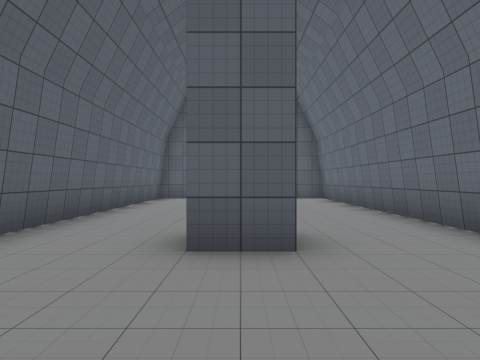
view 1 (above)

24 first-person views from a walk through a scene from a Unity 3-D project. The camera is 1.3 m above the floor, looks level and sees 70° across. Doors are open. The floor is counted in squares, 2 m on a side. Each view is taken from the middle of a square. On the plan, view 1 faces up. The plan holds only what a view shows up to about 10 squares ahead; the rest is blank. The place goes on beyond the plan. The player character is not drawn. Some surface patterns are stand-ins.

view 2
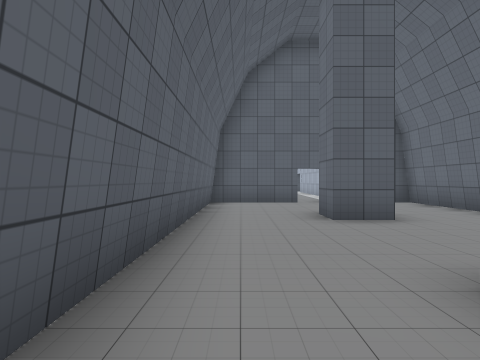

view 3
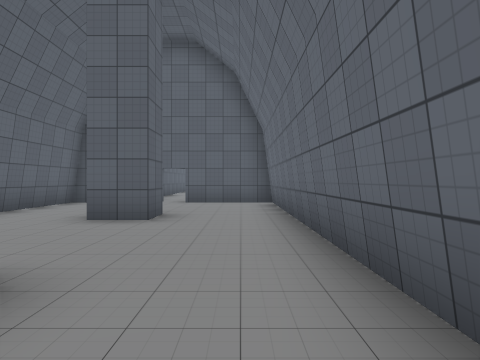

view 4
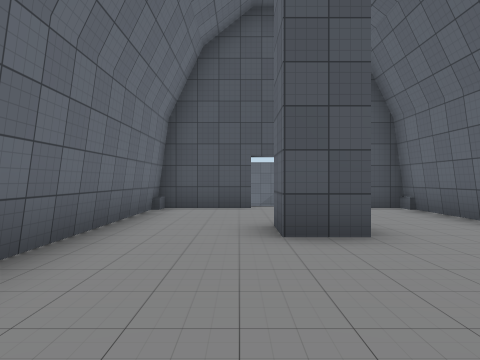

view 5
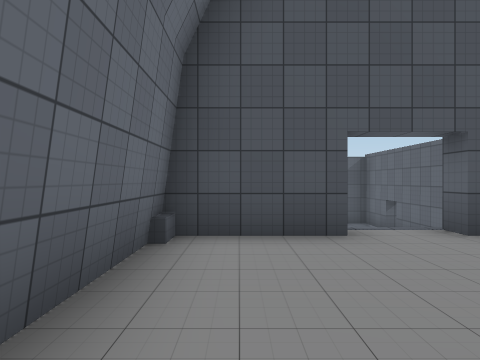

view 6
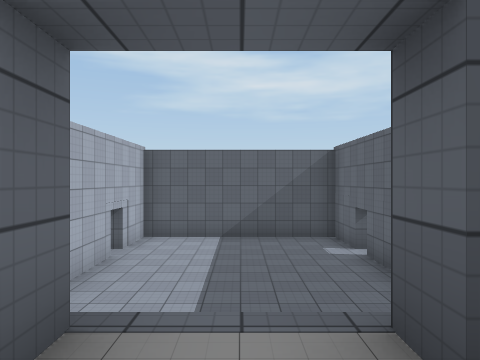

view 7
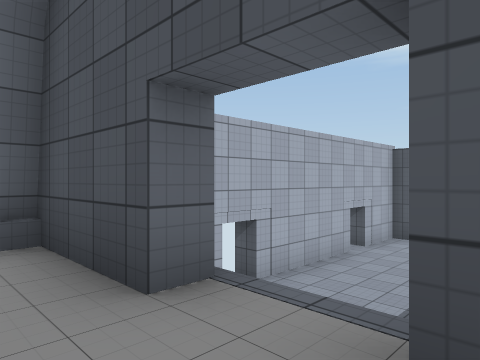

view 8
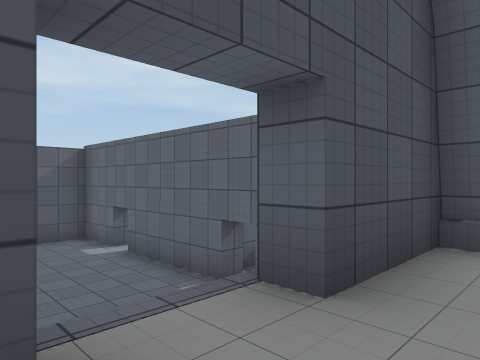

view 9
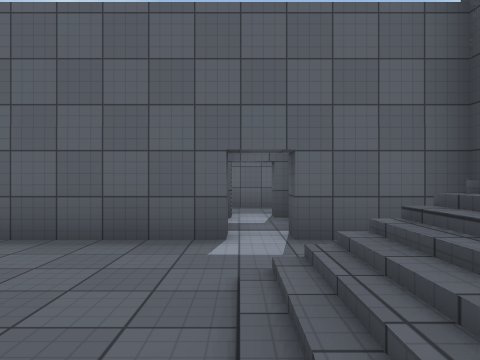

view 10
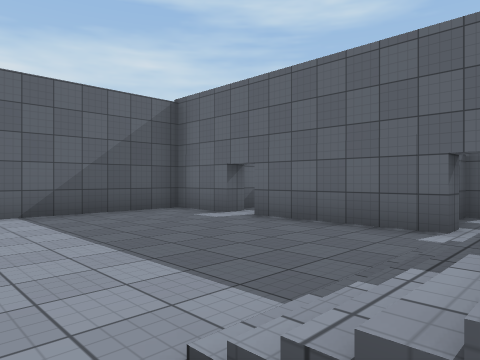

view 11
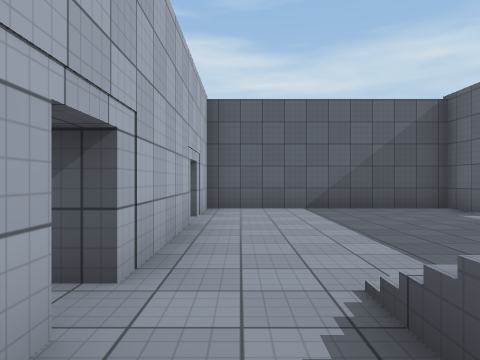

view 12
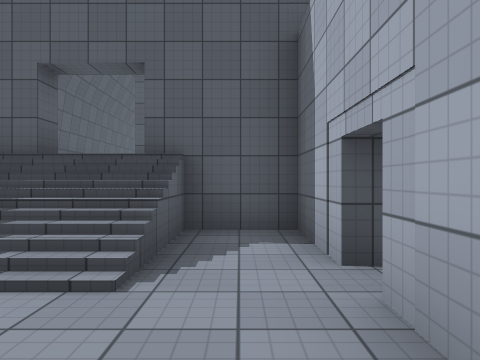

view 13
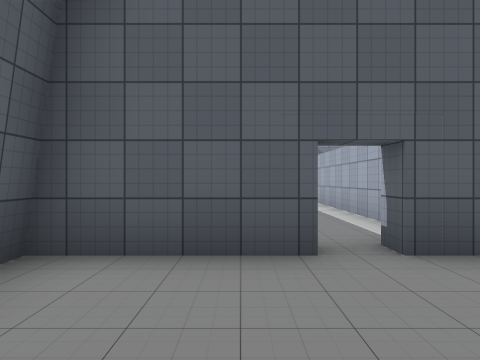

view 14
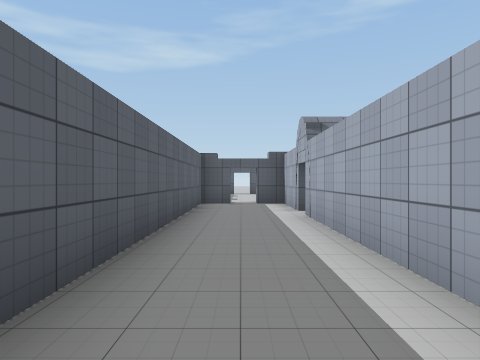

view 15
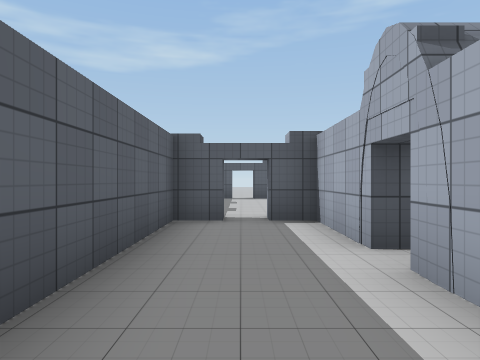

view 16
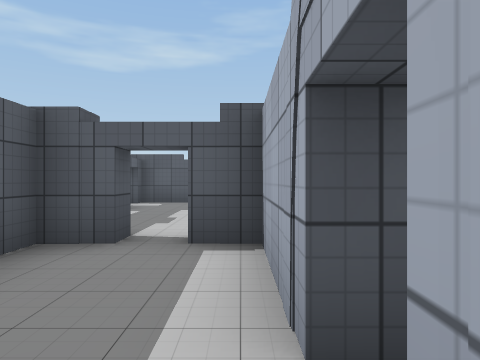

view 17
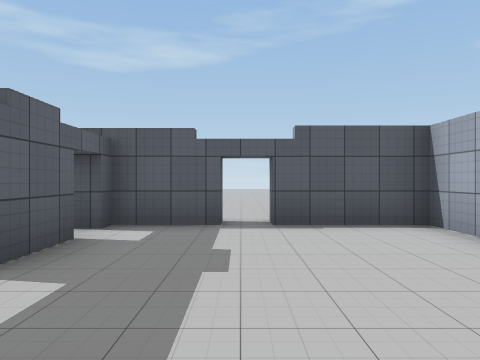

view 18
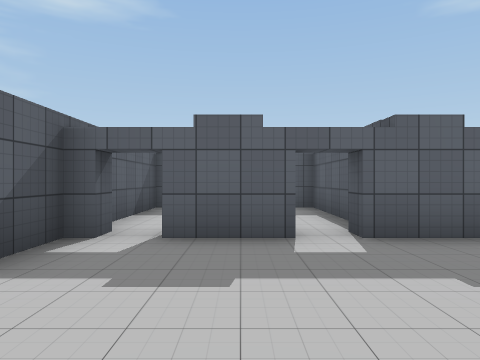

view 19
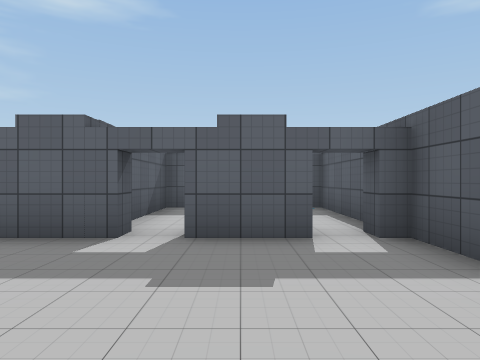

view 20
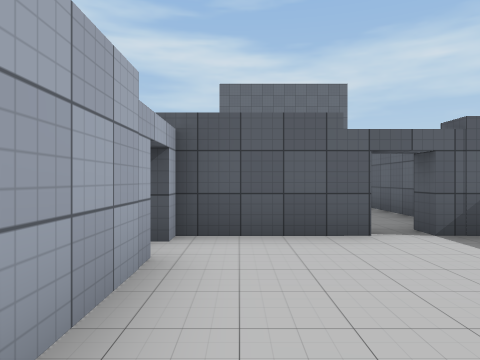

view 21
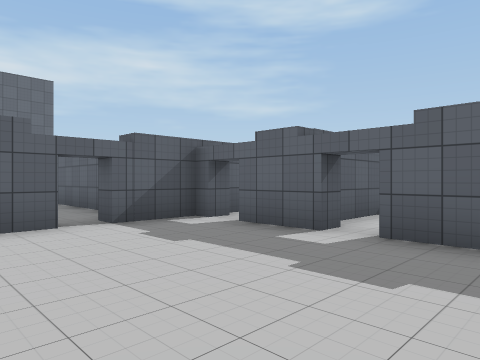

view 22
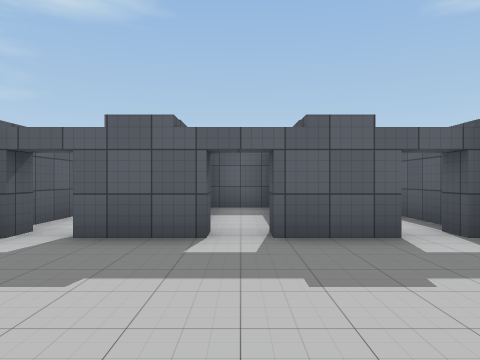

view 23
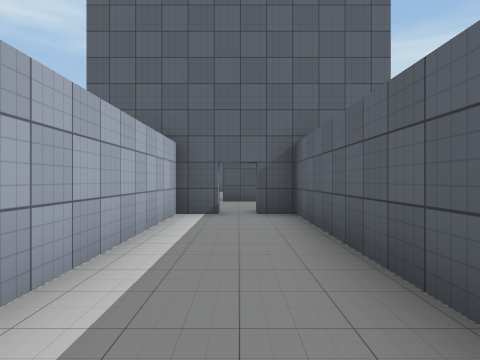

view 24
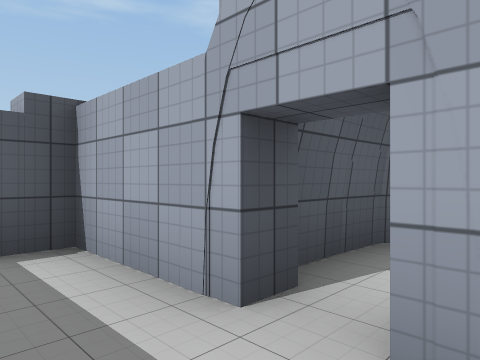

### Floor plan
Key: @ floor where view 1 was taken; # wall or solid block; . main floor; - floor 2 m lower than the main floor; / step, stairs or slope; D open door.
Columns run from 7 left of view 1 to 4 right of it. Each row starts with its distance up from view 1.
 35        ..
 34        ..
 33        ..
 32        ..
 31        .
 30  ######D###
 29  # ..D....#
 28  #####....#
 27  #...D....#
 26  #####....#
 25  # ..D....D
 24  ####D#D###
 23       #..#
 22       #..###
 21       #.DD.#
 20       #..#
 19       #..#
 18       #..#
 17       #..#
 16       #..#
 15       #..#
 14       #..#
 13       #..#
 12     ###D###
 11     #.....#
 10     #.....#
  9     #.....#
  8     #..#..#
  7     #.....#
  6     #.....#
  5     #.....#
  4     #..#..#
  3     #.....#
  2     #.....#
  1     #.....#
  0     ###@###
 -1     #-///-#
 -2 /-###-///-#
 -3 /-D-D-///-D
 -4   ###-----#
 -5     #-----#
 -6     D-----D
 -7     D-----D
 -8     #-----#
 -9     #######

Positions as (right, up) in squares from view 1, and headings:
1: (0, 0), facing up
2: (-2, 2), facing up
3: (2, 2), facing up
4: (1, 8), facing down
5: (2, 4), facing down
6: (0, 1), facing down
7: (-1, 1), facing down-right
8: (1, 1), facing down-left
9: (1, -3), facing left
10: (2, -2), facing down-left
11: (2, -1), facing down
12: (2, -5), facing up
13: (-1, 9), facing up
14: (0, 14), facing up
15: (0, 18), facing up
16: (1, 20), facing up
17: (0, 25), facing up
18: (2, 26), facing left
19: (2, 28), facing left
20: (2, 28), facing down
21: (2, 29), facing down-left
22: (2, 27), facing left
23: (0, 19), facing down
24: (0, 20), facing up-right
